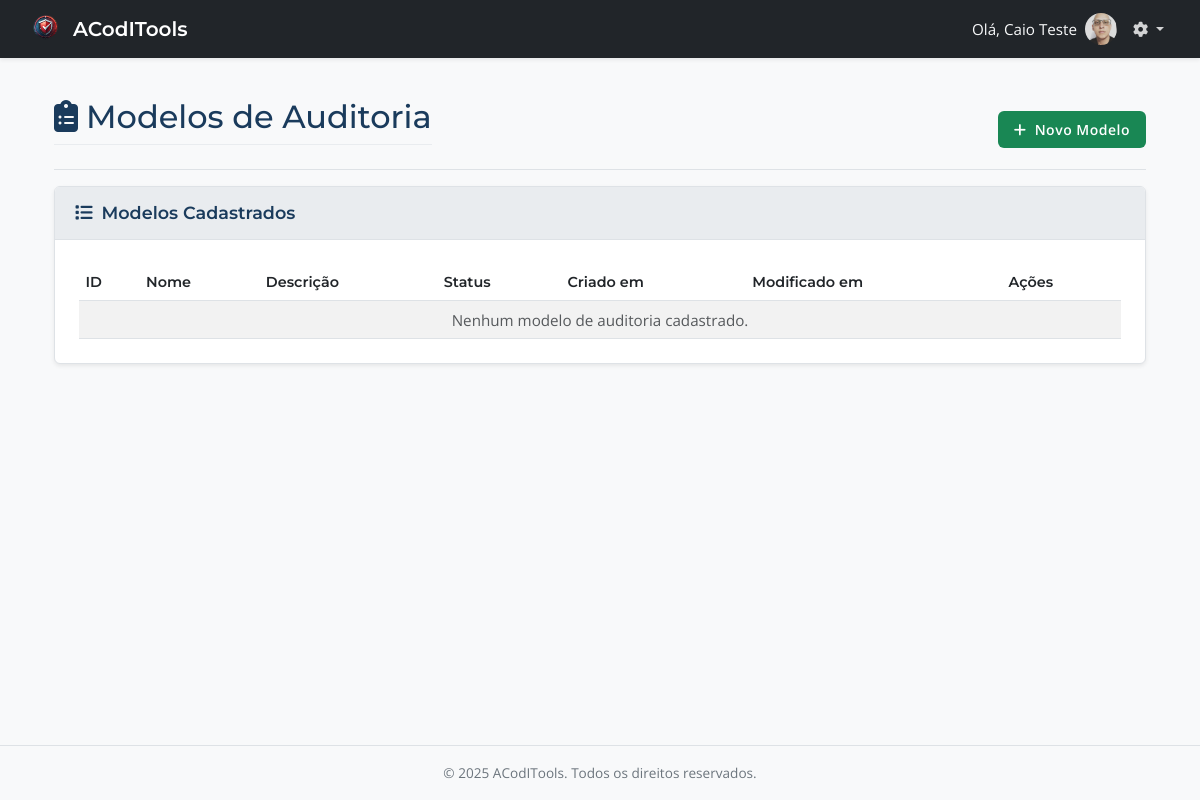
/admin/modelos_auditoria.php (signed in), run on an earlier commit of the app's database.
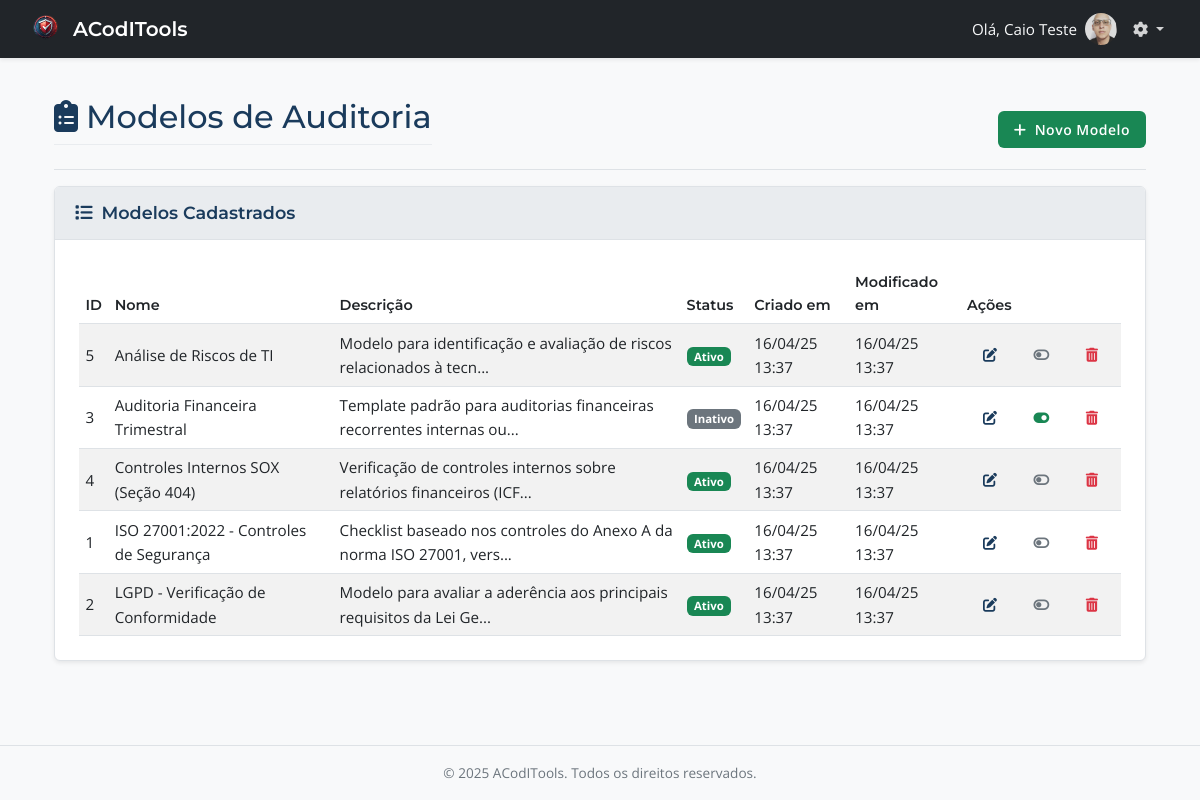
And on a later commit of the database.
### tables this page shows
CREATE TABLE `modelos_auditoria` (
  `id` int(11) NOT NULL,
  `nome` varchar(255) NOT NULL COMMENT 'Nome descritivo do modelo (ex: ISO 27001:2022, LGPD Checklist)',
  `descricao` text DEFAULT NULL COMMENT 'Descrição mais detalhada do propósito ou escopo do modelo',
  `ativo` tinyint(1) NOT NULL DEFAULT 1 COMMENT '1 = Ativo (pode ser usado), 0 = Inativo',
  `data_criacao` timestamp NOT NULL DEFAULT current_timestamp(),
  `data_modificacao` timestamp NOT NULL DEFAULT current_timestamp() ON UPDATE current_timestamp()
);

### includes/admin_functions.php (called while the page is built, shortened)
<?php
function getModelosAuditoria(
    PDO $conexao,
    int $pagina_atual = 1,
    int $itens_por_pagina = 15,
    string $filtro_status = 'todos',
    string $termo_busca = ''
): array {
    $pagina_atual = max(1, $pagina_atual);
    $itens_por_pagina = max(1, $itens_por_pagina);
    $offset = ($pagina_atual - 1) * $itens_por_pagina;
    $modelos = [];
    $total_itens = 0;
    $params = [];
    $sql_select = "SELECT SQL_CALC_FOUND_ROWS
                     m.id, m.nome, m.descricao, m.ativo, m.data_criacao, m.data_modificacao
                   FROM modelos_auditoria m";
    $sql_where = "";
    $sql_order_limit = " ORDER BY m.nome ASC LIMIT :limit OFFSET :offset";
    $params[':limit'] = $itens_por_pagina;
    $params[':offset'] = $offset;
    $sql = $sql_select . $sql_where . $sql_order_limit;
    try {
        $stmt = $conexao->prepare($sql);
        $stmt->bindValue(':limit', $params[':limit'], PDO::PARAM_INT);
        $stmt->bindValue(':offset', $params[':offset'], PDO::PARAM_INT);
        $stmt->execute();
        $modelos = $stmt->fetchAll(PDO::FETCH_ASSOC);
        $total_itens = (int) $conexao->query("SELECT FOUND_ROWS()")->fetchColumn();
    } catch (PDOException $e) {
        error_log("Erro em getModelosAuditoria (Filtros: status=$filtro_status, busca=$termo_busca): " . $e->getMessage());
        $modelos = [];
        $total_itens = 0;
    }
    $total_paginas = ($itens_por_pagina > 0 && $total_itens > 0) ? ceil($total_itens / $itens_por_pagina) : 0;
    $paginacao = [
        'pagina_atual' => $pagina_atual,
        'total_paginas' => $total_paginas,
        'total_itens' => $total_itens,
        'itens_por_pagina' => $itens_por_pagina
    ];
    return ['modelos' => $modelos, 'paginacao' => $paginacao];
}

### admin/modelos_auditoria.php (the view, shortened to what this page needs)
<?php
require_once __DIR__ . '/../includes/config.php';
require_once __DIR__ . '/../includes/layout_admin.php';
require_once __DIR__ . '/../includes/admin_functions.php';
$erro_criar_msg = $_SESSION['erro_criar_modelo'] ?? null;
$pagina_atual = filter_input(INPUT_GET, 'pagina', FILTER_VALIDATE_INT, ['options' => ['default' => 1, 'min_range' => 1]]);
$itens_por_pagina = 15;
$modelos_data = getModelosAuditoria($conexao, $pagina_atual, $itens_por_pagina );
$lista_modelos = $modelos_data['modelos'];
$title = "ACodITools - Modelos de Auditoria";
echo getHeaderAdmin($title);
?>
<div class="container-fluid">
    <div class="d-flex justify-content-between flex-wrap flex-md-nowrap align-items-center pt-3 pb-2 mb-3 border-bottom">
        <h1 class="h2"><i class="fas fa-clipboard-list me-2"></i>Modelos de Auditoria</h1>
        <button class="btn btn-sm btn-success" type="button" data-bs-toggle="collapse" data-bs-target="#collapseCriarModelo" aria-expanded="<?= $erro_criar_msg ? 'true' : 'false' ?>" aria-controls="collapseCriarModelo">
            <i class="fas fa-plus me-1"></i> Novo Modelo
        </button>
    </div>
    <div class="card">
        <div class="card-header">
            <i class="fas fa-list me-1"></i> Modelos Cadastrados
        </div>
        <div class="card-body">
             <div class="table-responsive">
                <table class="table table-striped table-hover table-sm">
                    <thead>
                        <tr>
                            <th>ID</th>
                            <th>Nome</th>
                            <th>Descrição</th>
                            <th>Status</th>
                            <th>Criado em</th>
                            <th>Modificado em</th>
                            <th>Ações</th>
                        </tr>
                    </thead>
                    <tbody>
                         <?php if (empty($lista_modelos)): ?>
                            <tr><td colspan="7" class="text-center text-muted">Nenhum modelo de auditoria cadastrado.</td></tr>
                        <?php else: ?>
                            <?php foreach ($lista_modelos as $modelo): ?>
                                <tr>
                                    <td><?= htmlspecialchars($modelo['id']) ?></td>
                                    <td><?= htmlspecialchars($modelo['nome']) ?></td>
                                    <td title="<?= htmlspecialchars($modelo['descricao'] ?? '') ?>">
                                        <?= htmlspecialchars(mb_strimwidth($modelo['descricao'] ?? '', 0, 70, "...")) ?>
                                    </td>
                                    <td>
                                        <span class="badge <?= $modelo['ativo'] ? 'bg-success' : 'bg-secondary' ?>">
                                            <?= $modelo['ativo'] ? 'Ativo' : 'Inativo' ?>
                                        </span>
                                    </td>
                                    <td><?= htmlspecialchars((new DateTime($modelo['data_criacao']))->format('d/m/y H:i')) ?></td>
                                    <td><?= htmlspecialchars((new DateTime($modelo['data_modificacao']))->format('d/m/y H:i')) ?></td>
                                    <td>
                                        <div class="d-flex flex-nowrap">
                                            <a href="<?= BASE_URL ?>admin/editar_modelo.php?id=<?= $modelo['id'] ?>" class="btn btn-sm btn-outline-primary me-1" title="Editar Itens do Modelo"><i class="fas fa-edit"></i></a>
                                            <?php if ($modelo['ativo']): ?>
                                                <form method="POST" action="<?= $_SERVER['PHP_SELF'] ?>" class="d-inline me-1" onsubmit="return confirm('Desativar o modelo <?= htmlspecialchars(addslashes($modelo['nome'])) ?>? Ele não poderá ser usado para novas auditorias.');">
                                                    <button type="submit" class="btn btn-sm btn-outline-secondary" title="Desativar"><i class="fas fa-toggle-off"></i></button>
                                                </form>
                                            <?php else: ?>
                                                <form method="POST" action="<?= $_SERVER['PHP_SELF'] ?>" class="d-inline me-1" onsubmit="return confirm('Ativar o modelo <?= htmlspecialchars(addslashes($modelo['nome'])) ?>?');">
                                                    <button type="submit" class="btn btn-sm btn-outline-success" title="Ativar"><i class="fas fa-toggle-on"></i></button>
                                                </form>
                                            <?php endif; ?>
                                            <form method="POST" action="<?= $_SERVER['PHP_SELF'] ?>" class="d-inline" onsubmit="return confirm('ATENÇÃO! Excluir o modelo <?= htmlspecialchars(addslashes($modelo['nome'])) ?>? Esta ação é irreversível e só deve ser feita se o modelo não estiver em uso.');">
                                                <button type="submit" class="btn btn-sm btn-outline-danger" title="Excluir (Não implementado)"><i class="fas fa-trash-alt"></i></button>
                                            </form>
                                        </div>
                                    </td>
                                </tr>
                            <?php endforeach; ?>
                        <?php endif; ?>
                    </tbody>
                </table>
            </div>
        </div> <?php  ?>
    </div> <?php  ?>
</div> <?php  ?>
<?php
echo getFooterAdmin();
?>

### includes/layout_admin.php (shortened to what this page needs)
<?php
function getHeaderAdmin($title) {
    $nome_admin = isset($_SESSION['nome']) ? htmlspecialchars($_SESSION['nome']) : 'Usuário';
    $perfilUsuario = $_SESSION['perfil'] ?? null;
    $foto_admin = (isset($_SESSION['foto']) && !empty($_SESSION['foto']))
                    ? BASE_URL . $_SESSION['foto']
                    : BASE_URL . 'assets/img/default_profile.png';
    ?>
    <!DOCTYPE html>
    <html lang="pt-br">
    <head>
        <link href="https://cdn.jsdelivr.net/npm/bootstrap@5.3.0/dist/css/bootstrap.min.css" rel="stylesheet">
        <link rel="stylesheet" href="https://cdnjs.cloudflare.com/ajax/libs/font-awesome/6.4.0/css/all.min.css" />
        <link rel="stylesheet" href="<?= BASE_URL ?>assets/css/style_admin.css">
        <link rel="stylesheet" href="<?= BASE_URL ?>assets/css/theme.css">
    </head>
    <body>
        <nav class="navbar navbar-expand-lg navbar-dark bg-dark sticky-top">
            <div class="container-fluid">
                <a class="navbar-brand d-flex align-items-center"
                   href="<?= ($perfilUsuario === 'admin') ? (BASE_URL . 'admin/dashboard_admin.php') : (BASE_URL . 'auditor/dashboard_auditor.php'); ?>">
                    <img src="<?= BASE_URL ?>assets/img/ACodITools_logo.png" alt="ACodITools Logo" style="max-height: 35px; margin-right: 10px;" class="d-inline-block align-text-top">
                    <span>ACodITools</span>
                </a>
                <div class="collapse navbar-collapse" id="navbarNavContent">
                    <ul class="navbar-nav ms-auto align-items-center">
                        <?php if (isset($_SESSION['usuario_id'])): ?>
                            <li class="nav-item d-none d-lg-block">
                                <span class="nav-link text-light pe-2">Olá, <?= $nome_admin ?></span>
                            </li>
                            <li class="nav-item">
                                 <img src="<?= $foto_admin ?>" alt="Foto Perfil" width="32" height="32" class="rounded-circle me-2 align-middle" style="object-fit: cover;">
                            </li>
                            <li class="nav-item dropdown">
                                <a class="nav-link dropdown-toggle" href="#" id="userToolsDropdown" role="button" data-bs-toggle="dropdown" aria-expanded="false">
                                    <i class="fas fa-cog"></i>
                                </a>
                            </li>
                        <?php else: ?>
                            <li class="nav-item">
                                <a class="nav-link" href="<?= BASE_URL ?>index.php">Login</a>
                            </li>
                        <?php endif; ?>
                    </ul>
                </div>
            </div>
        </nav>
        <main class="container mt-4">
    <?php
    return ob_get_clean();
}
function getFooterAdmin() {
    ?>
        </main>
        <footer class="bg-light text-center py-3 mt-auto">
             <p class="mb-0">© <?= date("Y") ?> ACodITools. Todos os direitos reservados.</p>
        </footer>
    </body>
    </html>
    <?php
    return ob_get_clean();
}
?>

### assets/css/style_admin.css (style rules this page uses)
body { background-color: var(--accent-color); }
.navbar.bg-dark { box-shadow: var(--box-shadow-sm); padding: 0.4rem 1rem; }
.navbar-brand span { font-family: var(--font-secondary); font-weight: 600; font-size: 1.25rem; }
.navbar-nav .nav-link { color: rgba(255, 255, 255, 0.8); font-size: 0.95rem; padding: 0.5rem 0.75rem; }
main .h2 { font-family: var(--font-secondary); color: var(--primary-color); margin-bottom: 1rem; padding-bottom: 0.5rem; border-bottom: 1px solid var(--light-gray); }
.card .table { margin-bottom: 0; }
.card .table thead th { background-color: transparent; border-bottom-width: 1px; }

### assets/css/theme.css (style rules this page uses)
:root { --primary-color: #1a3b5c; --secondary-color: #00c6ab; --accent-color: #f8f9fa; --light-gray: #e9ecef; --dark-gray: #6c757d; --text-color: #212529; --text-color-light: #ffffff; --link-color: var(--secondary-color); --link-hover-color: #00a088; --success-color: #198754; --danger-color: #dc3545; --warning-color: #ffc107; --info-color: #0dcaf0; --font-primary: 'Open Sans', sans-serif; --font-secondary: 'Montserrat', sans-serif; --border-radius: 0.375rem; --box-shadow-sm: 0 .125rem .25rem rgba(0, 0, 0, .075); --box-shadow: 0 .5rem 1rem rgba(0, 0, 0, .15); --box-shadow-lg: 0 1rem 3rem rgba(0, 0, 0, .175); --transition-speed: 0.2s; }
html { height: 100%; scroll-behavior: smooth; }
body { font-family: var(--font-primary); color: var(--text-color); background-color: var(--accent-color); display: flex; flex-direction: column; min-height: 100%; margin: 0; font-size: 0.95rem; line-height: 1.6; }
footer { flex-shrink: 0; background-color: var(--light-gray); color: var(--dark-gray); font-size: 0.85rem; padding-top: 1rem; padding-bottom: 1rem; border-top: 1px solid #dee2e6; }
h1, h2, h3, h4, h5, h6 { font-family: var(--font-secondary); font-weight: 600; color: var(--primary-color); }
a { color: var(--link-color); text-decoration: none; transition: color var(--transition-speed) ease-in-out; }
.card { border: 1px solid #dee2e6; box-shadow: var(--box-shadow-sm); border-radius: var(--border-radius); margin-bottom: 1.5rem; background-color: #fff; }
.card-header { background-color: var(--light-gray); border-bottom: 1px solid #dee2e6; font-family: var(--font-secondary); font-weight: 600; padding: 0.75rem 1.25rem; font-size: 1.1rem; color: var(--primary-color); }
.card-header i { margin-right: 0.5rem; }
.card-body { padding: 1.5rem; }
.btn { border-radius: var(--border-radius); padding: 0.5rem 1rem; font-weight: 600; transition: all var(--transition-speed) ease-in-out; border: none; letter-spacing: 0.5px; }
.btn-success { background-color: var(--success-color); color: var(--text-color-light); }
.btn-outline-primary { border-color: var(--primary-color); color: var(--primary-color); }
.table { border-color: #dee2e6; }
.table > :not(caption) > * > * { padding: 0.75rem 0.75rem; vertical-align: middle; }
.table thead th { font-family: var(--font-secondary); font-weight: 600; background-color: var(--light-gray); border-bottom-width: 2px; vertical-align: bottom; font-size: 0.9rem; }
.table-sm > :not(caption) > * > * { padding: 0.4rem 0.4rem; }

What changed in the data, as far as the page shows it:
added modelos_auditoria: id "5", nome "Análise de Riscos de TI", descricao "Modelo para identificação e avaliação de riscos relacionados à tecn...", ativo "Ativo", data_criacao "16/04/25 13:37", data_modificacao "16/04/25 13:37"
added modelos_auditoria: id "3", nome "Auditoria Financeira Trimestral", descricao "Template padrão para auditorias financeiras recorrentes internas ou...", ativo "Inativo", data_criacao "16/04/25 13:37", data_modificacao "16/04/25 13:37"
added modelos_auditoria: id "4", nome "Controles Internos SOX (Seção 404)", descricao "Verificação de controles internos sobre relatórios financeiros (ICF...", ativo "Ativo", data_criacao "16/04/25 13:37", data_modificacao "16/04/25 13:37"
added modelos_auditoria: id "1", nome "ISO 27001:2022 - Controles de Segurança", descricao "Checklist baseado nos controles do Anexo A da norma ISO 27001, vers...", ativo "Ativo", data_criacao "16/04/25 13:37", data_modificacao "16/04/25 13:37"
added modelos_auditoria: id "2", nome "LGPD - Verificação de Conformidade", descricao "Modelo para avaliar a aderência aos principais requisitos da Lei Ge...", ativo "Ativo", data_criacao "16/04/25 13:37", data_modificacao "16/04/25 13:37"
Also different on the page:
text no longer shown: "Nenhum modelo de auditoria cadastrado."
